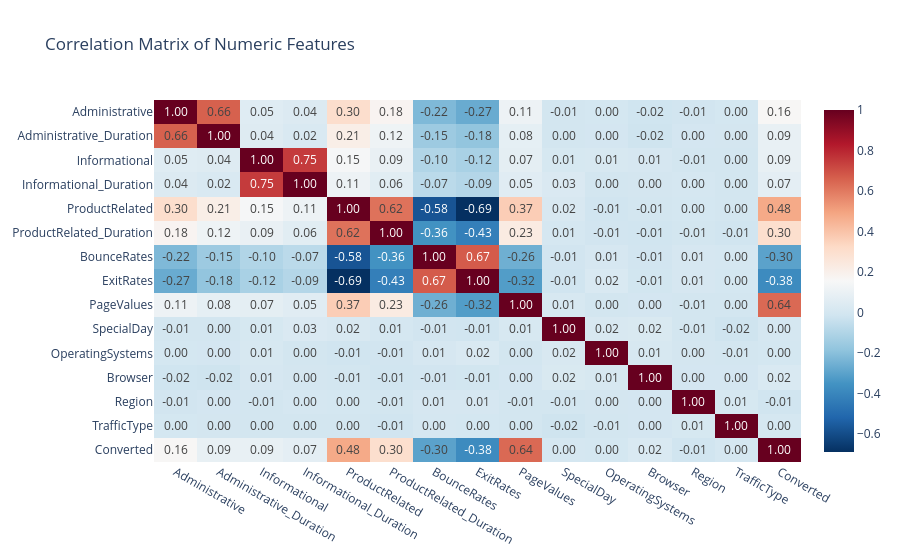

The cell this chart's notebook holds for it:
### Code cell
#Numeric columns moving together
numeric_columns = df.select_dtypes(include=['number'])
corr = numeric_columns.corr()
figure = px.imshow(corr, text_auto= ".2f", title="Correlation Matrix of Numeric Features", color_continuous_scale="RdBu_r", aspect="auto")
figure.show()

### Figure 1 — Plotly figure (JSON) as saved in the notebook; plotly's stock layout.template omitted (floating-point values rounded to 4 significant figures; data arrays with more than 128 entries replaced by an {"elided": "..."} marker saying what was removed)
{"data": [{"coloraxis": "coloraxis", "hovertemplate": "x: %{x}<br>y: %{y}<br>color: %{z}<extra></extra>", "name": "0", "texttemplate": "%{z:.2f}", "type": "heatmap", "x": ["Administrative", "Administrative_Duration", "Informational", "Informational_Duration", "ProductRelated", "ProductRelated_Duration", "BounceRates", "ExitRates", "PageValues", "SpecialDay", "OperatingSystems", "Browser", "Region", "TrafficType", "Converted"], "xaxis": "x", "y": ["Administrative", "Administrative_Duration", "Informational", "Informational_Duration", "ProductRelated", "ProductRelated_Duration", "BounceRates", "ExitRates", "PageValues", "SpecialDay", "OperatingSystems", "Browser", "Region", "TrafficType", "Converted"], "yaxis": "y", "z": {"elided": "15x15 float values"}}], "layout": {"coloraxis": {"colorscale": [[0, "rgb(5,48,97)"], [0.1, "rgb(33,102,172)"], [0.2, "rgb(67,147,195)"], [0.3, "rgb(146,197,222)"], [0.4, "rgb(209,229,240)"], [0.5, "rgb(247,247,247)"], [0.6, "rgb(253,219,199)"], [0.7, "rgb(244,165,130)"], [0.8, "rgb(214,96,77)"], [0.9, "rgb(178,24,43)"], [1, "rgb(103,0,31)"]]}, "title": {"text": "Correlation Matrix of Numeric Features"}, "xaxis": {"anchor": "y", "domain": [0, 1]}, "yaxis": {"anchor": "x", "autorange": "reversed", "domain": [0, 1]}}}
